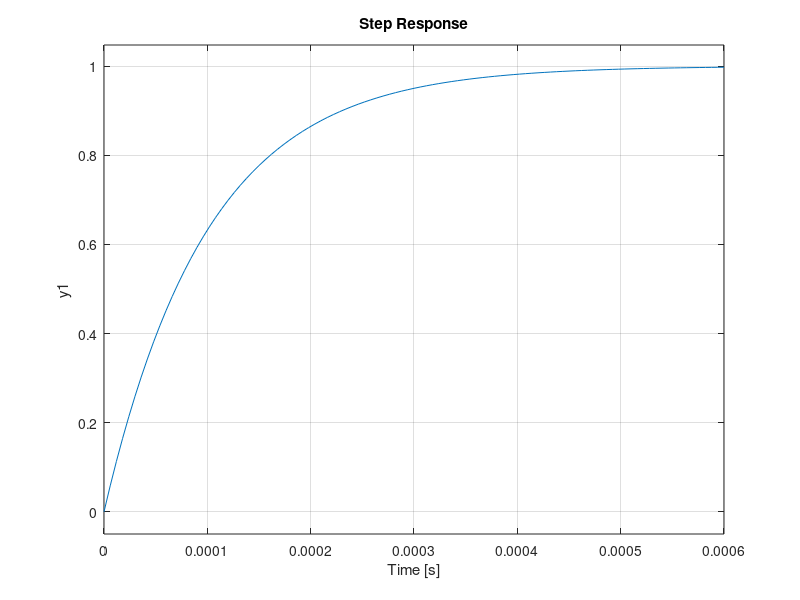
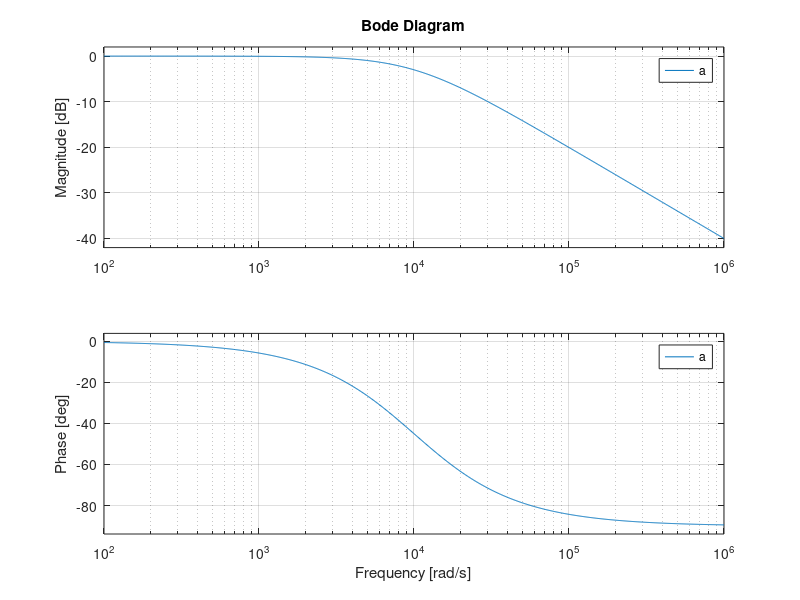
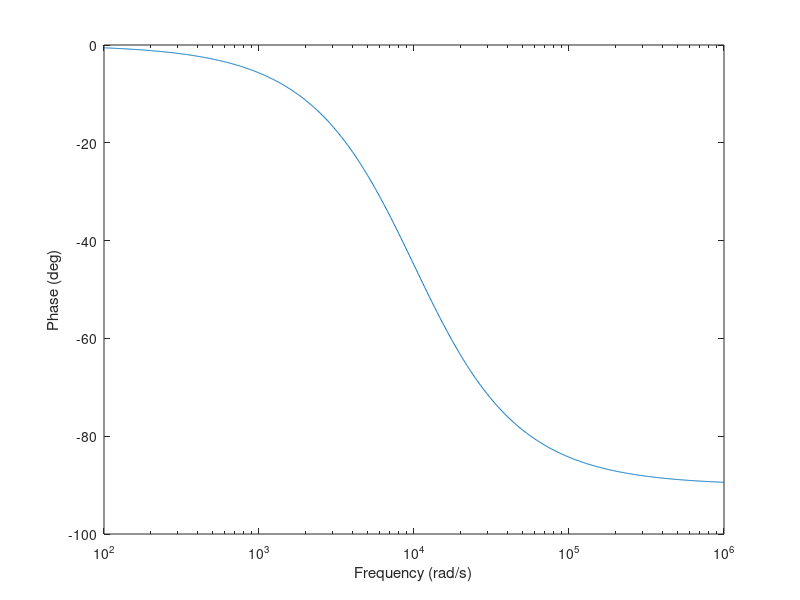

These charts were generated, in order, by the following MATLAB code: (Note: this script raises an error after producing the figures.)
a = tf([1000],[0.1 1000]);



figure;
step(a)

figure;

bode(a);

figure;
%grid on;

w = logspace(2,6,1000); % create frequency vector
[a, b, c] = bode(a, w); % calculate bode plot

figure; % create new figure
set(gcf, 'Position', [105 100 650 200]); % set figure size
semilogx(w, squeeze(b)); % plot magnitude

xlabel('Frequency (rad/s)'); % set x label
ylabel('Phase (deg)'); % set y label

cleanfigure; % clean figure
matlab2tikz('Figures/Q2_1.tex'); % convert to tex

figure; % create new figure
set(gcf, 'Position', [100 100 650 200]); % set figure size
semilogx(w, mag2db(squeeze(a))); % plot magnitude

title('Bode Diagram'); % set title
ylabel('Magnitude (dB)'); % set y label

cleanfigure; % clean figure
matlab2tikz('Figures/Q2_2.tex'); % convert to tex